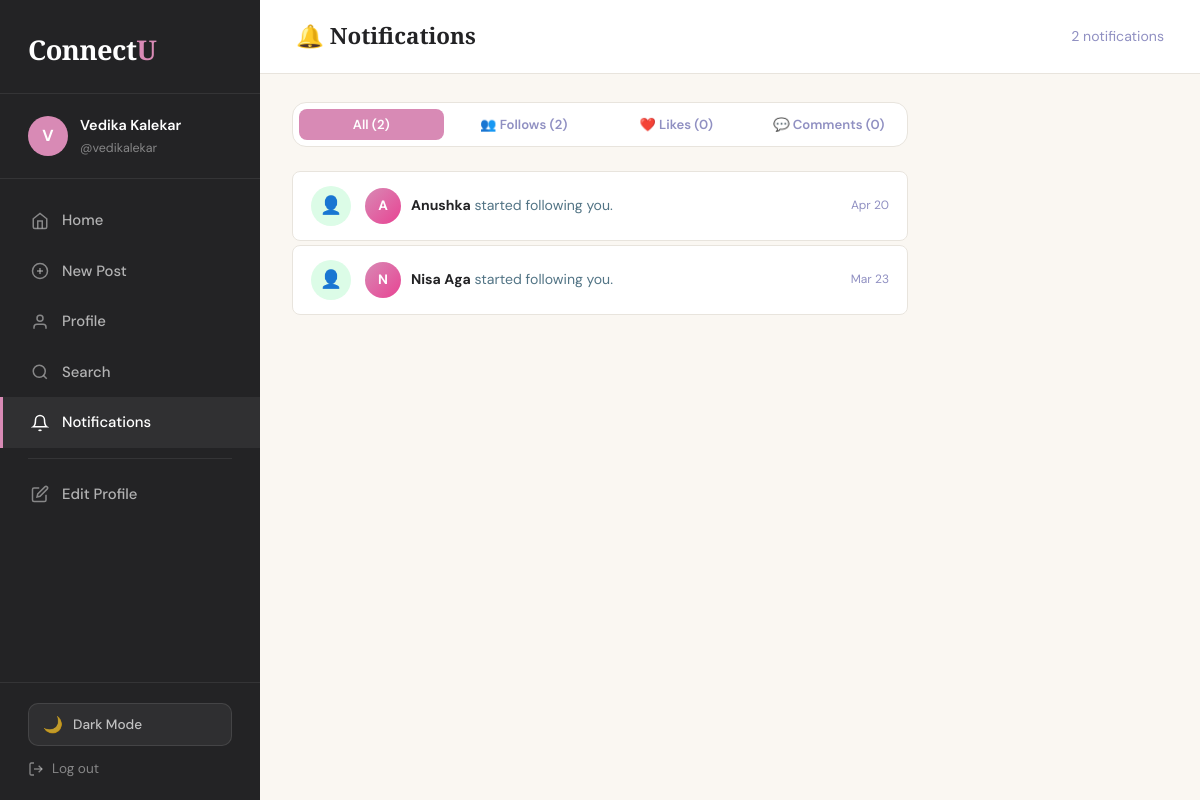
Screenshot of /notifications.php (signed in) with the database file from the repository.
### tables this page shows
CREATE TABLE `users` (
  `id` int(11) NOT NULL AUTO_INCREMENT,
  `name` varchar(100) NOT NULL,
  `username` varchar(50) NOT NULL,
  `email` varchar(150) NOT NULL,
  `password` varchar(255) NOT NULL,
  `bio` text DEFAULT NULL,
  `created_at` datetime DEFAULT current_timestamp(),
  `profile_pic` varchar(255) DEFAULT NULL,
  PRIMARY KEY (`id`),
  UNIQUE KEY `username` (`username`),
  UNIQUE KEY `email` (`email`)
);

CREATE TABLE `follows` (
  `id` int(11) NOT NULL AUTO_INCREMENT,
  `follower_id` int(11) NOT NULL,
  `following_id` int(11) NOT NULL,
  `created_at` datetime DEFAULT current_timestamp(),
  PRIMARY KEY (`id`),
  UNIQUE KEY `unique_follow` (`follower_id`,`following_id`),
  KEY `following_id` (`following_id`),
  CONSTRAINT `follows_ibfk_1` FOREIGN KEY (`follower_id`) REFERENCES `users` (`id`) ON DELETE CASCADE,
  CONSTRAINT `follows_ibfk_2` FOREIGN KEY (`following_id`) REFERENCES `users` (`id`) ON DELETE CASCADE
);

### includes/auth.php (called while the page is built, shortened)
<?php
function safe($text) {
    return htmlspecialchars($text, ENT_QUOTES, 'UTF-8');
}
?>

### notifications.php (the view, shortened to what this page needs)
<?php
require_once 'includes/auth.php';
require_once 'includes/db.php';
$userId = getCurrentUserId();
$stmt = $pdo->prepare("
    SELECT 'follow' AS type, f.created_at, u.id AS actor_id, u.name, u.username, u.profile_pic,
           NULL AS post_id, NULL AS post_content
    FROM follows f
    JOIN users u ON f.follower_id = u.id
    WHERE f.following_id = ?
      AND f.follower_id  != ?
");
$stmt->execute([$userId, $userId]);
$followNotifs = $stmt->fetchAll();
$stmt = $pdo->prepare("
    SELECT 'like' AS type, l.created_at, u.id AS actor_id, u.name, u.username, u.profile_pic,
           p.id AS post_id, LEFT(p.content, 60) AS post_content
    FROM likes l
    JOIN users u ON l.user_id = u.id
    JOIN posts p ON l.post_id = p.id
    WHERE p.user_id = ?
      AND l.user_id != ?
");
$stmt->execute([$userId, $userId]);
$likeNotifs = $stmt->fetchAll();
$stmt = $pdo->prepare("
    SELECT 'comment' AS type, c.created_at, u.id AS actor_id, u.name, u.username, u.profile_pic,
           p.id AS post_id, LEFT(c.content, 60) AS post_content
    FROM comments c
    JOIN users u ON c.user_id = u.id
    JOIN posts p ON c.post_id = p.id
    WHERE p.user_id = ?
      AND c.user_id != ?
");
$stmt->execute([$userId, $userId]);
$commentNotifs = $stmt->fetchAll();
$allNotifs = array_merge($followNotifs, $likeNotifs, $commentNotifs);
usort($allNotifs, function ($a, $b) {
    return strtotime($b['created_at']) - strtotime($a['created_at']);
});
?>
<!DOCTYPE html>
<html lang="en">
<head>
    <link rel="stylesheet" href="css/style.css">
</head>
<body>
<div class="app-shell">
    <?php include 'includes/nav.php'; ?>
    <div class="main-content">
        <header class="top-header">
            <h2>🔔 Notifications</h2>
            <span style="color:var(--muted);font-size:0.88rem;">
                <?= count($allNotifs) ?> notification<?= count($allNotifs) !== 1 ? 's' : '' ?>
            </span>
        </header>
        <div class="page-body" style="max-width:680px;padding:28px 32px;">
            <div style="display:flex;gap:8px;margin-bottom:24px;background:var(--card-bg);padding:6px;border-radius:var(--radius);border:1px solid var(--border);">
                <button class="btn btn-primary btn-sm" style="flex:1;" id="tab-all"
                        onclick="filterNotifs('all')">
                    All (<?= count($allNotifs) ?>)
                </button>
                <button class="btn btn-ghost btn-sm" style="flex:1;" id="tab-follow"
                        onclick="filterNotifs('follow')">
                    👥 Follows (<?= count($followNotifs) ?>)
                </button>
                <button class="btn btn-ghost btn-sm" style="flex:1;" id="tab-like"
                        onclick="filterNotifs('like')">
                    ❤️ Likes (<?= count($likeNotifs) ?>)
                </button>
                <button class="btn btn-ghost btn-sm" style="flex:1;" id="tab-comment"
                        onclick="filterNotifs('comment')">
                    💬 Comments (<?= count($commentNotifs) ?>)
                </button>
            </div>
            <?php if (empty($allNotifs)): ?>
                <div class="empty-state card">
                    <div class="empty-icon">🔕</div>
                    <h3>No notifications yet</h3>
                    <p>When people follow you, like your posts, or comment — you'll see it here.</p>
                    <a href="search.php" class="btn btn-primary" style="margin-top:16px;">
                        Find People to Follow
                    </a>
                </div>
            <?php else: ?>
                <div class="notif-list" id="notif-list">
                    <?php foreach ($allNotifs as $notif): ?>
                    <?php
                    if ($notif['type'] === 'follow') {
                        $icon    = '👤';
                        $iconCls = 'follow';
                        $msg     = '<strong>' . safe($notif['name']) . '</strong> started following you.';
                        $link    = 'profile.php?id=' . $notif['actor_id'];
                    } elseif ($notif['type'] === 'like') {
                        $icon    = '❤️';
                        $iconCls = 'like';
                        $msg     = '<strong>' . safe($notif['name']) . '</strong> liked your post: <em>"' . safe($notif['post_content']) . '..."</em>';
                        $link    = 'post_detail.php?id=' . $notif['post_id'];
                    } else {
                        $icon    = '💬';
                        $iconCls = 'comment';
                        $msg     = '<strong>' . safe($notif['name']) . '</strong> commented: <em>"' . safe($notif['post_content']) . '..."</em>';
                        $link    = 'post_detail.php?id=' . $notif['post_id'];
                    }
                    $isRecent = (time() - strtotime($notif['created_at'])) < 86400;
                    ?>
                    <div class="notif-item <?= $isRecent ? 'unread' : '' ?>"
                         data-type="<?= $notif['type'] ?>"
                         onclick="window.location='<?= $link ?>'"
                         style="cursor:pointer;">
                        <div class="notif-icon <?= $iconCls ?>"><?= $icon ?></div>
                        <div style="display:flex;align-items:center;gap:10px;flex:1;min-width:0;">
                            <?php if ($notif['profile_pic'] && $notif['profile_pic'] !== 'default.png' && file_exists('uploads/profiles/' . $notif['profile_pic'])): ?>
                                <img src="uploads/profiles/<?= safe($notif['profile_pic']) ?>"
                                     style="width:36px;height:36px;border-radius:50%;object-fit:cover;flex-shrink:0;" alt="">
                            <?php else: ?>
                                <div style="width:36px;height:36px;border-radius:50%;background:linear-gradient(135deg,var(--accent) 0%,#e84393 100%);display:flex;align-items:center;justify-content:center;color:#fff;font-weight:700;font-size:0.85rem;flex-shrink:0;">
                                    <?= strtoupper(substr($notif['name'], 0, 1)) ?>
                                </div>
                            <?php endif; ?>
                            <p class="notif-text"><?= $msg ?></p>
                        </div>
                        <div style="display:flex;flex-direction:column;align-items:flex-end;gap:4px;">
                            <span class="notif-time" data-timestamp="<?= $notif['created_at'] ?>"><?= timeAgo($notif['created_at']) ?></span>
                        </div>
                    </div>
                    <?php endforeach; ?>
                </div>
            <?php endif; ?>
        </div>
    </div>
</div>
</body>
</html>

### includes/nav.php (shortened to what this page needs)
<?php
require_once __DIR__ . '/auth.php';
require_once __DIR__ . '/db.php';
$currentUser = null;
if (isLoggedIn()) {
    $stmt = $pdo->prepare("SELECT * FROM users WHERE id = ?");
    $stmt->execute([getCurrentUserId()]);
    $currentUser = $stmt->fetch();
}
?>
<aside class="sidebar">
    <div class="sidebar-logo">
        <h1>Connect<span>U</span></h1>
    </div>
    <?php if ($currentUser): ?>
    <div class="sidebar-user">
        <?php if ($currentUser['profile_pic'] && $currentUser['profile_pic'] !== 'default.png' && file_exists('uploads/profiles/' . $currentUser['profile_pic'])): ?>
            <img src="uploads/profiles/<?= safe($currentUser['profile_pic']) ?>" alt="profile">
        <?php else: ?>
            <div style="width:40px;height:40px;border-radius:50%;background:var(--accent);display:flex;align-items:center;justify-content:center;color:#fff;font-weight:700;font-size:1rem;flex-shrink:0;">
                <?= strtoupper(substr($currentUser['name'], 0, 1)) ?>
            </div>
        <?php endif; ?>
        <div class="user-info">
            <div class="name"><?= safe($currentUser['name']) ?></div>
            <div class="username">@<?= safe($currentUser['username']) ?></div>
        </div>
    </div>
    <?php endif; ?>
    <nav class="sidebar-nav">
        <a href="dashboard.php" title="Home Feed">
            <svg width="18" height="18" fill="none" stroke="currentColor" stroke-width="2" viewBox="0 0 24 24">
                <path d="M3 9l9-7 9 7v11a2 2 0 01-2 2H5a2 2 0 01-2-2z"/><polyline points="9 22 9 12 15 12 15 22"/>
            </svg>
            <span>Home</span>
        </a>
        <a href="create_post.php" title="Create Post">
            <svg width="18" height="18" fill="none" stroke="currentColor" stroke-width="2" viewBox="0 0 24 24">
                <circle cx="12" cy="12" r="10"/><line x1="12" y1="8" x2="12" y2="16"/><line x1="8" y1="12" x2="16" y2="12"/>
            </svg>
            <span>New Post</span>
        </a>
        <a href="profile.php?id=<?= $currentUser['id'] ?? '' ?>" title="My Profile">
            <svg width="18" height="18" fill="none" stroke="currentColor" stroke-width="2" viewBox="0 0 24 24">
                <path d="M20 21v-2a4 4 0 00-4-4H8a4 4 0 00-4 4v2"/><circle cx="12" cy="7" r="4"/>
            </svg>
            <span>Profile</span>
        </a>
        <a href="search.php" title="Search Users">
            <svg width="18" height="18" fill="none" stroke="currentColor" stroke-width="2" viewBox="0 0 24 24">
                <circle cx="11" cy="11" r="8"/><line x1="21" y1="21" x2="16.65" y2="16.65"/>
            </svg>
            <span>Search</span>
        </a>
        <a href="notifications.php" title="Notifications" style="position:relative;">
            <svg width="18" height="18" fill="none" stroke="currentColor" stroke-width="2" viewBox="0 0 24 24">
                <path d="M18 8A6 6 0 006 8c0 7-3 9-3 9h18s-3-2-3-9"/><path d="M13.73 21a2 2 0 01-3.46 0"/>
            </svg>
            <span>Notifications</span>
        </a>
        <div class="nav-divider"></div>
        <a href="edit_profile.php" title="Edit Profile">
            <svg width="18" height="18" fill="none" stroke="currentColor" stroke-width="2" viewBox="0 0 24 24">
                <path d="M11 4H4a2 2 0 00-2 2v14a2 2 0 002 2h14a2 2 0 002-2v-7"/><path d="M18.5 2.5a2.121 2.121 0 013 3L12 15l-4 1 1-4 9.5-9.5z"/>
            </svg>
            <span>Edit Profile</span>
        </a>
    </nav>
    <div class="sidebar-footer">
        <a href="logout.php" title="Logout">
            <svg width="16" height="16" fill="none" stroke="currentColor" stroke-width="2" viewBox="0 0 24 24">
                <path d="M9 21H5a2 2 0 01-2-2V5a2 2 0 012-2h4"/><polyline points="16 17 21 12 16 7"/><line x1="21" y1="12" x2="9" y2="12"/>
            </svg>
            <span>Log out</span>
        </a>
    </div>
</aside>

### css/style.css (style rules this page uses)
:root { --cream: #faf7f2; --warm-white: #ffffff; --charcoal: #232325; --ink: #527485; --muted: #9090c2; --accent: #d88ab5; --accent-dark: #d9b0f6; --accent-light:#fff0eb; --border: #e8e4dd; --card-bg: #ffffff; --shadow: 0 2px 12px rgba(26,26,46,0.08); --shadow-hover:0 8px 32px rgba(26,26,46,0.14); --radius: 14px; --radius-sm: 8px; --font-display:'Playfair Display', Georgia, serif; --font-body: 'DM Sans', system-ui, sans-serif; --transition: 0.22s ease; --sidebar-w: 260px; --content-max: 640px; }
*, *::before, *::after { box-sizing: border-box; margin: 0; padding: 0; }
html { scroll-behavior: smooth; }
body { font-family: var(--font-body); background: var(--cream); color: var(--ink); font-size: 15px; line-height: 1.65; min-height: 100vh; }
a { color: var(--accent); text-decoration: none; transition: color var(--transition); }
input, textarea, select, button { font-family: var(--font-body); font-size: 15px; }
.app-shell { display: flex; min-height: 100vh; }
.sidebar { width: var(--sidebar-w); background: var(--charcoal); color: #fff; position: fixed; top: 0; left: 0; height: 100vh; display: flex; flex-direction: column; padding: 0; overflow-y: auto; z-index: 100; }
.sidebar-logo { padding: 28px 28px 20px; border-bottom: 1px solid rgba(255,255,255,0.08); }
.sidebar-logo h1 { font-family: var(--font-display); font-size: 1.7rem; color: #fff; letter-spacing: -0.5px; }
.sidebar-logo span { color: var(--accent); }
.sidebar-user { display: flex; align-items: center; gap: 12px; padding: 20px 28px; border-bottom: 1px solid rgba(255,255,255,0.08); }
.sidebar-user .user-info .name { font-weight: 600; font-size: 0.9rem; color: #fff; }
.sidebar-user .user-info .username { font-size: 0.78rem; color: rgba(255,255,255,0.45); }
.sidebar-nav { flex: 1; padding: 16px 0; }
.sidebar-nav a { display: flex; align-items: center; gap: 13px; padding: 13px 28px; color: rgba(255,255,255,0.65); font-weight: 500; font-size: 0.93rem; transition: all var(--transition); border-left: 3px solid transparent; }
.sidebar-nav a:hover, .sidebar-nav a.active { color: #fff; background: rgba(255,255,255,0.06); border-left-color: var(--accent); }
.sidebar-nav a svg { flex-shrink: 0; opacity: 0.7; }
.sidebar-nav a:hover svg, .sidebar-nav a.active svg { opacity: 1; }
.sidebar-nav .nav-divider { height: 1px; background: rgba(255,255,255,0.08); margin: 10px 28px; }
.sidebar-footer { padding: 20px 28px; border-top: 1px solid rgba(255,255,255,0.08); }
.sidebar-footer a { color: rgba(255,255,255,0.45); font-size: 0.85rem; display: flex; align-items: center; gap: 8px; }
.main-content { margin-left: var(--sidebar-w); flex: 1; min-height: 100vh; display: flex; flex-direction: column; }
.top-header { background: var(--warm-white); border-bottom: 1px solid var(--border); padding: 18px 36px; display: flex; align-items: center; justify-content: space-between; position: sticky; top: 0; z-index: 50; }
.top-header h2 { font-family: var(--font-display); font-size: 1.4rem; color: var(--charcoal); font-weight: 700; }
.page-body { flex: 1; padding: 32px 36px; max-width: calc(var(--content-max) + 72px); }
.btn { display: inline-flex; align-items: center; justify-content: center; gap: 8px; padding: 11px 22px; border-radius: var(--radius-sm); font-weight: 600; font-size: 0.9rem; cursor: pointer; border: none; transition: all var(--transition); text-align: center; white-space: nowrap; }
.btn-primary { background: var(--accent); color: #fff; }
.btn-ghost { background: transparent; color: var(--muted); padding: 8px 14px; }
.btn-sm { padding: 7px 14px; font-size: 0.82rem; }
.notif-list { display: flex; flex-direction: column; gap: 4px; }
.notif-item { display: flex; align-items: center; gap: 14px; padding: 14px 18px; background: var(--card-bg); border: 1px solid var(--border); border-radius: var(--radius-sm); transition: all var(--transition); animation: fadeSlideIn 0.3s ease forwards; }
.notif-icon { width: 40px; height: 40px; border-radius: 50%; display: flex; align-items: center; justify-content: center; font-size: 1.1rem; flex-shrink: 0; }
.notif-icon.follow { background: #dcfce7; }
.notif-text { flex: 1; font-size: 0.88rem; color: var(--ink); }
.notif-text strong { color: var(--charcoal); }
.notif-time { font-size: 0.75rem; color: var(--muted); white-space: nowrap; }
[data-timestamp] { cursor: default; }
body, .card, .post-card, .sidebar, input, textarea, .top-header { transition: background 0.25s ease, color 0.2s ease, border-color 0.2s ease; }

### rows the page displays
users: name "V", name "Vedika Kalekar", username "vedikalekar"
follows: icon "👤", follower.name "A", follower.name "Anushka"
follows: icon "👤", follower.name "N", follower.name "Nisa Aga"

### other values shown
count($allNotifs) "2"
count($followNotifs) "2"
count($likeNotifs) "0"
count($commentNotifs) "0"
